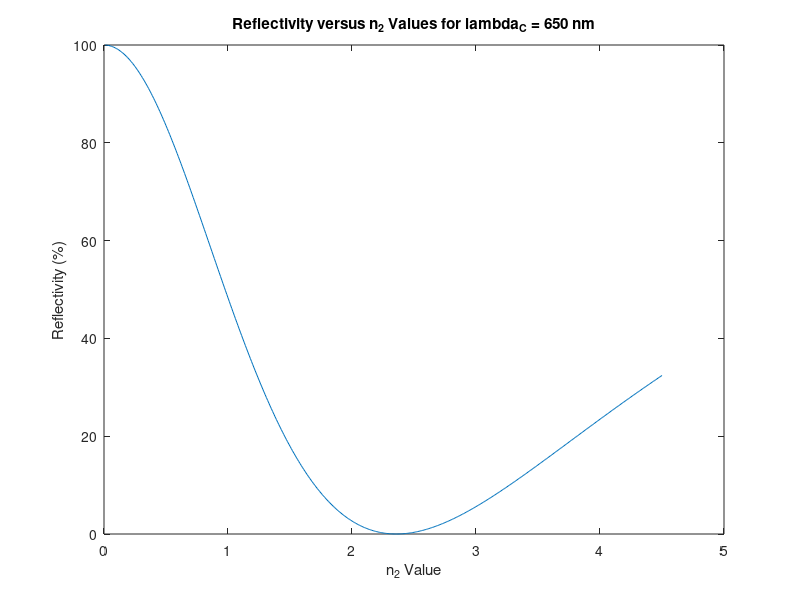

Here is the MATLAB script that generated this plot:
n_0 = 1; 
n_1 = 1.4; 
n_3 = 3.15; 
n_cell = 3.5; 
lambda_C = 650;

r01 = (n_0 - n_1)/(n_0 + n_1);
t01 = 2*n_0/(n_0 + n_1);
Q01 = (1/t01)*([1 r01; r01 1]);
r3S = (n_3 - n_cell)/(n_3 + n_cell);
t3S = 2*n_3/(n_3 + n_cell);
Q3S = (1/t3S)*([1 r3S; r3S 1]);
Delta = pi/2;
P = [exp(1j*Delta) 0; 0 exp(-1j*Delta)];
n_2_range = 0:0.01:4.5;
Store_Reflectance = zeros(1, length(n_2_range));

for i = 1:length(n_2_range)
    n_2 = n_2_range(i);
    r12 = (n_1 - n_2)/(n_1 + n_2);
    t12 = 2*n_1/(n_1 + n_2);
    Q12 = (1/t12)*([1 r12; r12 1]);
    r23 = (n_2 - n_3)/(n_2 + n_3);
    t23 = 2*n_2/(n_2 + n_3);
    Q23 = (1/t23)*([1 r23; r23 1]);
    T = Q01*P*Q12*P*Q23*P*Q3S;
    Gamma = T(2,1)/T(1,1);
    Store_Reflectance(i) = abs(Gamma)^2;
end

[~, Min_Index] = min(Store_Reflectance);
min_n_2 = n_2_range(Min_Index);
plot(n_2_range, Store_Reflectance * 100);
title('Reflectivity versus n_2 Values for lambda_C = 650 nm');
xlabel('n_2 Value');
ylabel('Reflectivity (%)');
fprintf('n_1 = 1.4\nMinimum Reflectivity found at n_2 = %.2f\nn_3 = 3.15\n', min_n_2);
